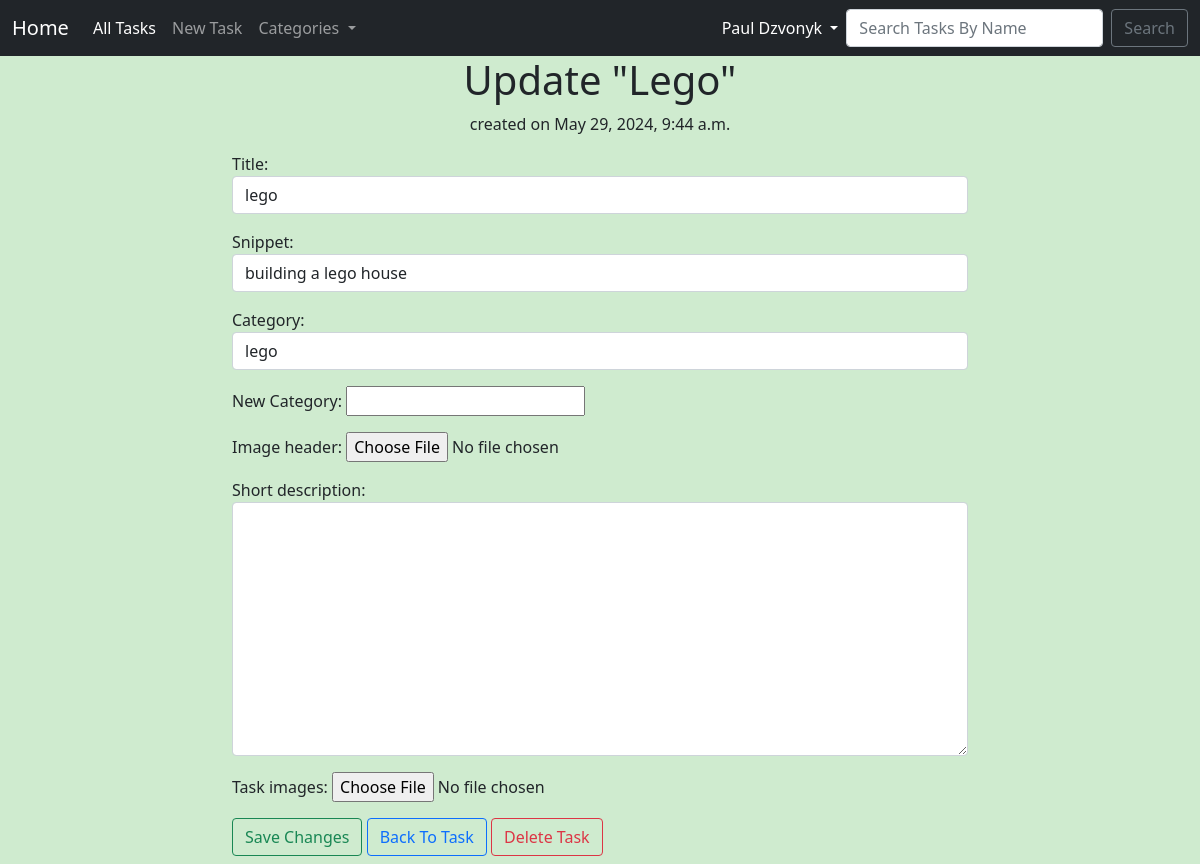
Page /task/edit/41 (signed in) on the committed database.
### task/models.py (models this page shows, shortened)
class Task(models.Model):
    title = models.CharField(max_length=200)
    title_tag = models.CharField(max_length=200)
    author = models.ForeignKey(User, on_delete=models.CASCADE)
    image_header = models.ImageField(null=True, blank=True, upload_to='image_header/')
    task_images = models.ImageField(null=True, blank=True, upload_to='task_images/')
    short_description = RichTextField(blank=True, null=True)
    date_created = models.DateTimeField(auto_now_add=True)
    progress = models.IntegerField(default=0)
    category = models.CharField(max_length=200, default='uncategorized')
    snippet = models.CharField(max_length=200)
    subtask_text_1 = models.CharField(max_length=200, blank=True, null=True)
    subtask_text_2 = models.CharField(max_length=200, blank=True, null=True)
    subtask_text_3 = models.CharField(max_length=200, blank=True, null=True)
    subtask_text_4 = models.CharField(max_length=200, blank=True, null=True)
    subtask_text_5 = models.CharField(max_length=200, blank=True, null=True)
    subtask_text_6 = models.CharField(max_length=200, blank=True, null=True)
    subtask_text_7 = models.CharField(max_length=200, blank=True, null=True)
    subtask_text_8 = models.CharField(max_length=200, blank=True, null=True)
    subtask_text_9 = models.CharField(max_length=200, blank=True, null=True)
    subtask_text_10 = models.CharField(max_length=200, blank=True, null=True)

### task/views.py (the view, shortened to what this page needs)
# urls.py: path('task/edit/<int:pk>', EditTaskView.as_view(), name='edit_task'),
class EditTaskView(CategoryMixin, UpdateView):
    model = Task
    form_class = EditForm
    template_name = 'task/edit_task.html'
    def get_form_kwargs(self):
        kwargs = super().get_form_kwargs()
        kwargs['user'] = self.request.user  # Pass the current user to the form
        return kwargs

### task/views.py (called while the page is built)
    def get_context_data(self, *args, **kwargs):
        context = super().get_context_data(*args, **kwargs)
        cat_list = Task.objects.all()
        if cat_list.exists():
            context['cat_list'] = cat_list
        if self.request.user.is_authenticated:
            user_tasks = Task.objects.filter(author=self.request.user)
            categories = user_tasks.order_by('category').values_list('category', flat=True).distinct()
            context['categories'] = categories
            user_task_count = user_tasks.count()
            context['user_task_count'] = user_task_count
        return context

### task/templates/task/edit_task.html (shortened to what this page needs)
{% extends 'task/base.html' %}
{% block content %}
{% if user.is_authenticated %}
    {% if user.id == task.author.id %}
<div class="container">
    <div class="row justify-content-center">
        <div class="col-md-8">
            <h1 class="text-center">Update "{{ task.title.capitalize }}" </h1>
            <p class="text-center">created on {{ task.date_created }}</p>
            <div class="form-group">
                <form method="POST" class="submit_form" enctype="multipart/form-data">
                    {{ form.as_p }}
                    <button class="btn btn-outline-success">Save Changes</button>
                    <a href="{% url 'task-detail' task.pk %}" class="btn btn-outline-primary">Back To Task</a>
                    <a class="btn btn-outline-danger" href="{% url 'delete_task' task.pk %}">Delete Task</a>
                </form>
            </div>
        </div>
    </div>
</div>
{% else %}
<h2>You're about to enter a restricted territory, someone else's tasks...!!!</h2>
{% endif %}
{% else %}
You're not allowed here, and you know it!...
{% endif %}
{% endblock %}

### task/templates/task/base.html (shortened to what this page needs)
{% load static %}
<!doctype html>
<html lang="en">
<head>
    <link href="https://cdn.jsdelivr.net/npm/bootstrap@5.0.2/dist/css/bootstrap.min.css"
          rel="stylesheet"
>
</head>
<body style="background-color: rgba(18, 156, 18, 0.2)">
<nav class="navbar navbar-expand-lg navbar-dark bg-dark">
    <div class="container-fluid">
        <a class="navbar-brand" href="{% url 'home' %}">Home</a>
        <div class="collapse navbar-collapse" id="navbarSupportedContent">
            <ul class="navbar-nav me-auto mb-2 mb-lg-0">
                {% if user.is_authenticated %}
                <li class="nav-item">
                    <a class="nav-link active" aria-current="page" href="{% url 'all-tasks' %}">All Tasks</a>
                </li>
                <li class="nav-item">
                    <a class="nav-link" href="{% url 'add_task' %}">New Task</a>
                </li>
                <li class="nav-item dropdown">
                    <a class="nav-link dropdown-toggle" href="#" id="categoryDropdown" role="button" data-bs-toggle="dropdown" aria-expanded="false">
                        Categories
                    </a>
                </li>
                {% endif %}
            </ul>
            {% if user.is_authenticated %}
            <ul class="navbar-nav ml-auto mb-2 mb-lg-0">
                <li class="nav-item dropdown">
                    <a class="nav-link active dropdown-toggle" id="profileDropdown" role="button" data-bs-toggle="dropdown" aria-expanded="false">
                        {{ user.first_name }} {{ user.last_name }}
                    </a>
                </li>
            </ul>
            <form class="d-flex" method=POST action="{% url 'search-task' %}">
                <input class="form-control me-2" type="search" placeholder="Search Tasks By Name"
                       aria-label="Search" name="search-for">
                <button class="btn btn-outline-secondary" type="submit">Search</button>
            </form>
            {% endif %}
        </div>
    </div>
</nav>
<div class="container-fluid mb-2">
    {% block content %}
    {% endblock %}
</div>
</body>
</html>

### rows in the picture
Task: title "Lego", date_created "May 29, 2024, 9:44 a.m.", title "lego", snippet "building a lego house", category "lego"

### other values in the picture
{{ user.first_name }} "Paul"
{{ user.last_name }} "Dzvonyk"
